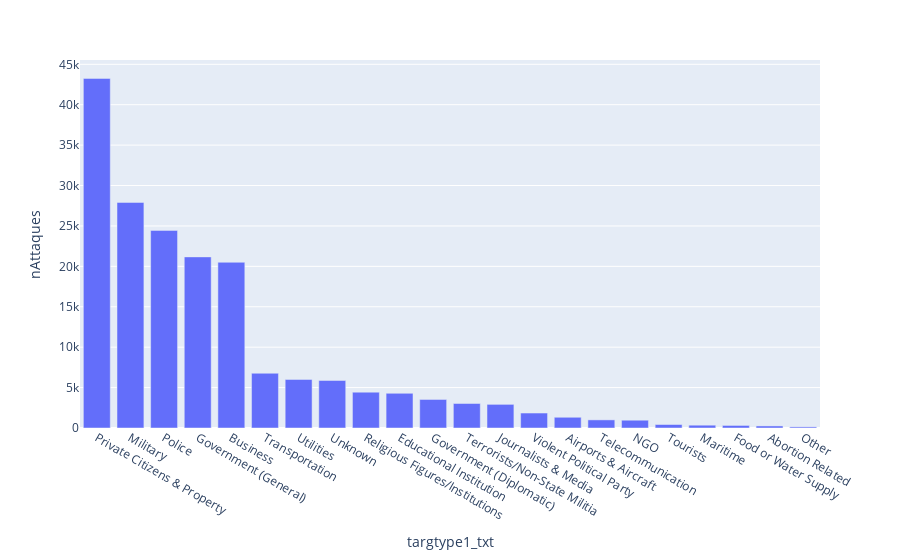

Notebook code for this chart:
### Markdown cell above
Visualisons

### Code cell
express.bar(df_targtype, x="targtype1_txt", y="nAttaques")

### Figure 1 — Plotly figure (JSON) as saved in the notebook; plotly's stock layout.template omitted (floating-point values rounded to 4 significant figures)
{"data": [{"alignmentgroup": "True", "hovertemplate": "targtype1_txt=%{x}<br>nAttaques=%{y}<extra></extra>", "legendgroup": "", "marker": {"color": "#636efa", "pattern": {"shape": ""}}, "name": "", "offsetgroup": "", "orientation": "v", "showlegend": false, "textposition": "auto", "type": "bar", "x": ["Private Citizens & Property", "Military", "Police", "Government (General)", "Business", "Transportation", "Utilities", "Unknown", "Religious Figures/Institutions", "Educational Institution", "Government (Diplomatic)", "Terrorists/Non-State Militia", "Journalists & Media", "Violent Political Party", "Airports & Aircraft", "Telecommunication", "NGO", "Tourists", "Maritime", "Food or Water Supply", "Abortion Related", "Other"], "xaxis": "x", "y": [43255, 27911, 24451, 21171, 20505, 6774, 6007, 5882, 4428, 4296, 3531, 3033, 2925, 1852, 1328, 1003, 964, 432, 346, 315, 254, 137], "yaxis": "y"}], "layout": {"barmode": "relative", "legend": {"tracegroupgap": 0}, "margin": {"t": 60}, "xaxis": {"anchor": "y", "domain": [0, 1], "title": {"text": "targtype1_txt"}}, "yaxis": {"anchor": "x", "domain": [0, 1], "title": {"text": "nAttaques"}}}}
